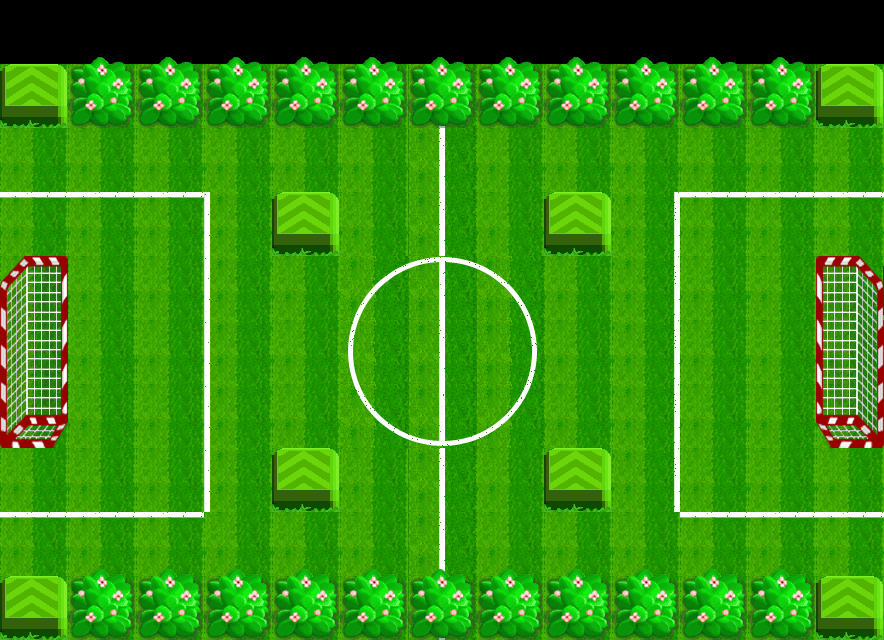

Below is a game level as drawn by its tile map, then a one-line description and the .tmx that defines it (tile-layer data replaced by summaries):
An orthogonal 13x10 tile map with 68x64 px tiles, 4 tile layers (bg, item, wall, fg) and 2 objects (player1, player2).

<map version="1.0" orientation="orthogonal" renderorder="right-down" width="13" height="10" tilewidth="68" tileheight="64" nextobjectid="7">
 <tileset firstgid="1" name="足球2" tilewidth="68" tileheight="64" tilecount="40" columns="5">
  <image source="football.png" width="340" height="512" />
  <tile id="10">
   <properties>
    <property name="block" value="1" />
   </properties>
  </tile>
  <tile id="11">
   <properties>
    <property name="block" value="1" />
   </properties>
  </tile>
  <tile id="12">
   <properties>
    <property name="block" value="1" />
   </properties>
  </tile>
  <tile id="15">
   <properties>
    <property name="block" value="1" />
   </properties>
  </tile>
  <tile id="16">
   <properties>
    <property name="block" value="1" />
   </properties>
  </tile>
  <tile id="18">
   <properties>
    <property name="block" value="1" />
   </properties>
  </tile>
  <tile id="19">
   <properties>
    <property name="block" value="1" />
   </properties>
  </tile>
  <tile id="20">
   <properties>
    <property name="block" value="1" />
   </properties>
  </tile>
  <tile id="21">
   <properties>
    <property name="block" value="1" />
   </properties>
  </tile>
  <tile id="22">
   <properties>
    <property name="hide" value="1" />
   </properties>
  </tile>
  <tile id="23">
   <properties>
    <property name="block" value="1" />
   </properties>
  </tile>
  <tile id="24">
   <properties>
    <property name="block" value="1" />
   </properties>
  </tile>
  <tile id="28">
   <properties>
    <property name="block" value="1" />
   </properties>
  </tile>
  <tile id="29">
   <properties>
    <property name="block" value="1" />
   </properties>
  </tile>
 </tileset>
 <layer name="bg" width="13" height="10">
  <data>[130 cells, 117 non-empty, 13 distinct tile ids]</data>
 </layer>
 <layer name="item" width="13" height="10">
  <data>[130 cells, 30 non-empty, 2 distinct tile ids]</data>
 </layer>
 <layer name="wall" width="13" height="10">
  <data>[130 cells, 6 non-empty, 6 distinct tile ids]</data>
 </layer>
 <layer name="fg" width="13" height="10">
  <data>[130 cells, 22 non-empty, 1 distinct tile ids]</data>
 </layer>
 <objectgroup name="players">
  <object id="1" name="player1" x="768" y="357">
   <properties>
    <property name="playertype" value="npc9" />
   </properties>
  </object>
  <object id="2" name="player2" x="110" y="298">
   <properties>
    <property name="playertype" value="npc9" />
   </properties>
  </object>
 </objectgroup>
</map>
